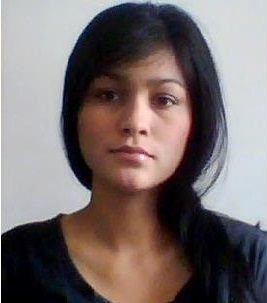
%> input picture lab3_hybrid/Lab3_ka/hyb2/FotoHV.jpg, 267 x 303 px
$ octave lab3.m   (GNU Octave 9; MATLAB toolbox functions it lacks are replaced by stand-ins)
%> lines starting %> are read from the running program, lines starting %| are printed output that depends on the picture
x2 = imread('FotoHV.jpg');
%> x2 is the input picture: size 303x267x3 uint8; mean R, G, B 120.3, 109.5, 108.8
x1 = imread('pozo.jpg');
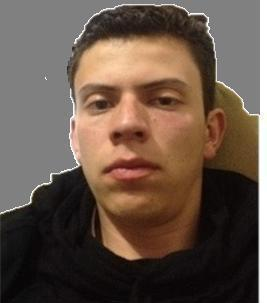
%> input picture lab3_hybrid/Lab3_ka/hyb2/pozo.jpg, 267 x 303 px
%> x1 is the input picture: size 303x267x3 uint8; mean R, G, B 102.9, 85, 72.8

% [8 lines of commented-out code are left out]

f1 = fspecial('gaussian',[20 20],20);
f2 = fspecial('gaussian',[35 35],30);

Imfilt_l = imfilter(x1,f1);
Imfilt_h = (1.2*x2-imfilter(x2,f2));
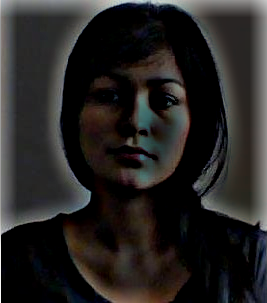
%> Imfilt_h: size 303x267x3 uint8; mean R, G, B 38.3, 36.2, 34.9

Im_hyb = Imfilt_l+Imfilt_h;
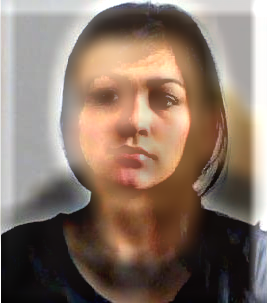
%> Im_hyb: size 303x267x3 uint8; mean R, G, B 136.4, 116.7, 103.3
figure, imshow(Im_hyb)
print('-dpng','Hyb.png')

%%
Im = imread('FotoHV.jpg');
Im2 = imread('pozo.jpg');

Im1 = impyramid(Im, 'reduce');
Im1 = impyramid(Im1, 'reduce');
%> Im1: size 76x67x3 uint8
Im1 = impyramid(Im1, 'reduce');
%> Im1: size 38x34x3 uint8
Im1 = impyramid(Im1, 'expand');
%> Im1: size 75x67x3 uint8
Im1 = impyramid(Im1, 'expand');
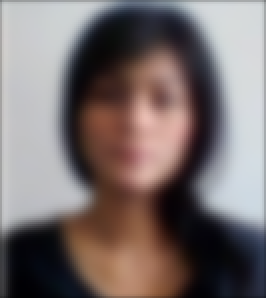
%> Im1: size 149x133x3 uint8 (shown 2 times larger); mean R, G, B 120.8, 110, 109.2
Im1 = impyramid(Im1, 'expand');
%> Im1: size 297x265x3 uint8
%
 Im3 = impyramid(Im2, 'reduce');
 Im3 = impyramid(Im3, 'reduce');
%> Im3: size 76x67x3 uint8
 Im3 = impyramid(Im3, 'reduce')
%> Im3: size 38x34x3 uint8
 Im3 = impyramid(Im3, 'expand');
%> Im3: size 75x67x3 uint8
 Im3 = impyramid(Im3, 'expand');
%> Im3: size 149x133x3 uint8
 Im3 = impyramid(Im3, 'expand');
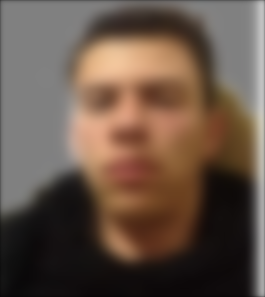
%> Im3: size 297x265x3 uint8; mean R, G, B 102.9, 84.6, 72.1

% [4 lines of commented-out code are left out]


Imh=(Im2(1:297,1:265,:)-Im3(1:297,1:265,:));
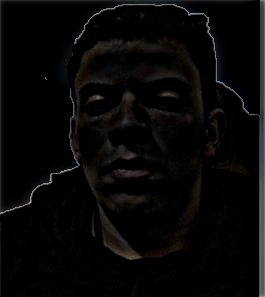
%> Imh: size 297x265x3 uint8; mean R, G, B 7.1, 6.6, 6.3
imshow(Imh)
ImHyb = Im1(1:297,1:265,:)+Imh;
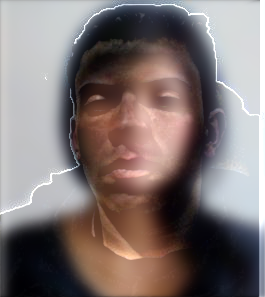
%> ImHyb: size 297x265x3 uint8; mean R, G, B 127.4, 115.9, 114.7
figure,imshow(ImHyb);

print('-dpng','HybPyra.png')
